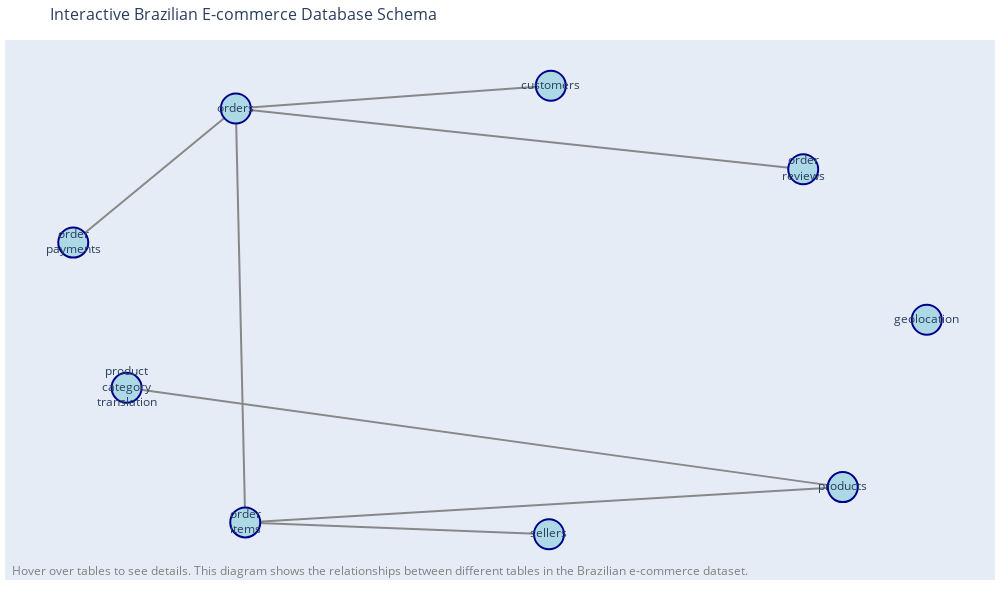

The cell this chart's notebook holds for it:
### Code cell
# Create an interactive Entity Relationship Diagram using Plotly
def create_interactive_er_diagram():
    # Create a directed graph
    G = nx.DiGraph()
    
    # Add nodes (tables)
    tables = list(datasets.keys())
    G.add_nodes_from(tables)
    
    # Define relationships with proper table connections
    relationships = [
        ('orders', 'customers', 'customer_id'),
        ('order_items', 'orders', 'order_id'),
        ('order_payments', 'orders', 'order_id'),
        ('order_reviews', 'orders', 'order_id'),
        ('order_items', 'products', 'product_id'),
        ('order_items', 'sellers', 'seller_id'),
        ('products', 'product_category_translation', 'product_category_name')
    ]
    
    # Add edges
    for from_table, to_table, column in relationships:
        if from_table in tables and to_table in tables:
            G.add_edge(from_table, to_table, label=column)
    
    # Get layout positions
    pos = nx.spring_layout(G, k=4, iterations=50, seed=42)
    
    # Prepare data for Plotly
    edge_x = []
    edge_y = []
    edge_info = []
    
    for edge in G.edges():
        x0, y0 = pos[edge[0]]
        x1, y1 = pos[edge[1]]
        edge_x.extend([x0, x1, None])
        edge_y.extend([y0, y1, None])
        edge_info.append(f"{edge[0]} -> {edge[1]}")
    
    # Create edge trace
    edge_trace = go.Scatter(
        x=edge_x, y=edge_y,
        line=dict(width=2, color='#888'),
        hoverinfo='none',
        mode='lines'
    )
    
    # Create node trace
    node_x = []
    node_y = []
    node_text = []
    node_info = []
    
    for node in G.nodes():
        x, y = pos[node]
        node_x.append(x)
        node_y.append(y)
        node_text.append(node.replace('_', '<br>'))
        
        # Add dataset info to hover
        if node in datasets:
            df = datasets[node]
            info = f"<b>{node}</b><br>"
            info += f"Rows: {df.shape[0]:,}<br>"
            info += f"Columns: {df.shape[1]}<br>"
            info += f"Key columns: {', '.join([col for col in df.columns if 'id' in col.lower()][:3])}"
            node_info.append(info)
        else:
            node_info.append(node)
    
    node_trace = go.Scatter(
        x=node_x, y=node_y,
        mode='markers+text',
        text=node_text,
        textposition="middle center",
        hovertemplate='%{hovertext}<extra></extra>',
        hovertext=node_info,
        marker=dict(
            size=30,
            color='lightblue',
            line=dict(width=2, color='darkblue')
        )
    )
    
    # Create the figure
    fig = go.Figure(data=[edge_trace, node_trace],
                   layout=go.Layout(
                        title=dict(text='Interactive Brazilian E-commerce Database Schema', font=dict(size=16)),
                        showlegend=False,
                        hovermode='closest',
                        margin=dict(b=20,l=5,r=5,t=40),
                        annotations=[ dict(
                            text="Hover over tables to see details. This diagram shows the relationships between different tables in the Brazilian e-commerce dataset.",
                            showarrow=False,
                            xref="paper", yref="paper",
                            x=0.005, y=-0.002,
                            xanchor='left', yanchor='bottom',
                            font=dict(color="gray", size=12)
                        )],
                        xaxis=dict(showgrid=False, zeroline=False, showticklabels=False),
                        yaxis=dict(showgrid=False, zeroline=False, showticklabels=False),
                        height=600,
                        width=1000))
    
    fig.show()

# Create the interactive ER diagram
create_interactive_er_diagram()

### Figure 1 — Plotly figure (JSON) as saved in the notebook; plotly's stock layout.template omitted (floating-point values rounded to 4 significant figures)
{"data": [{"hoverinfo": "none", "line": {"color": "#888", "width": 2}, "mode": "lines", "type": "scatter", "x": [-0.5383, -0.5595, null, -0.5383, 0.8104, null, -0.5383, 0.1473, null, -0.9265, -0.5595, null, 0.7212, -0.5595, null, -0.5595, 0.1515, null, 0.8104, -0.8061, null], "y": [-0.8739, 0.8913, null, -0.8739, -0.7235, null, -0.8739, -0.9245, null, 0.3195, 0.8913, null, 0.6321, 0.8913, null, 0.8913, 0.9883, null, -0.7235, -0.2998, null]}, {"hovertemplate": "%{hovertext}<extra></extra>", "hovertext": ["<b>customers</b><br>Rows: 99,441<br>Columns: 5<br>Key columns: customer_id, customer_unique_id", "<b>geolocation</b><br>Rows: 1,000,163<br>Columns: 5<br>Key columns: ", "<b>order_items</b><br>Rows: 112,650<br>Columns: 7<br>Key columns: order_id, order_item_id, product_id", "<b>order_payments</b><br>Rows: 103,886<br>Columns: 5<br>Key columns: order_id", "<b>order_reviews</b><br>Rows: 99,224<br>Columns: 7<br>Key columns: review_id, order_id", "<b>orders</b><br>Rows: 99,441<br>Columns: 8<br>Key columns: order_id, customer_id", "<b>products</b><br>Rows: 32,951<br>Columns: 9<br>Key columns: product_id, product_width_cm", "<b>sellers</b><br>Rows: 3,095<br>Columns: 4<br>Key columns: seller_id", "<b>product_category_translation</b><br>Rows: 71<br>Columns: 2<br>Key columns: "], "marker": {"color": "lightblue", "line": {"color": "darkblue", "width": 2}, "size": 30}, "mode": "markers+text", "text": ["customers", "geolocation", "order<br>items", "order<br>payments", "order<br>reviews", "orders", "products", "sellers", "product<br>category<br>translation"], "textposition": "middle center", "type": "scatter", "x": [0.1515, 1, -0.5383, -0.9265, 0.7212, -0.5595, 0.8104, 0.1473, -0.8061], "y": [0.9883, -0.009616, -0.8739, 0.3195, 0.6321, 0.8913, -0.7235, -0.9245, -0.2998]}], "layout": {"annotations": [{"font": {"color": "gray", "size": 12}, "showarrow": false, "text": "Hover over tables to see details. This diagram shows the relationships between different tables in the Brazilian e-commerce dataset.", "x": 0.005, "xanchor": "left", "xref": "paper", "y": -0.002, "yanchor": "bottom", "yref": "paper"}], "height": 600, "hovermode": "closest", "margin": {"b": 20, "l": 5, "r": 5, "t": 40}, "showlegend": false, "title": {"font": {"size": 16}, "text": "Interactive Brazilian E-commerce Database Schema"}, "width": 1000, "xaxis": {"showgrid": false, "showticklabels": false, "zeroline": false}, "yaxis": {"showgrid": false, "showticklabels": false, "zeroline": false}}}
